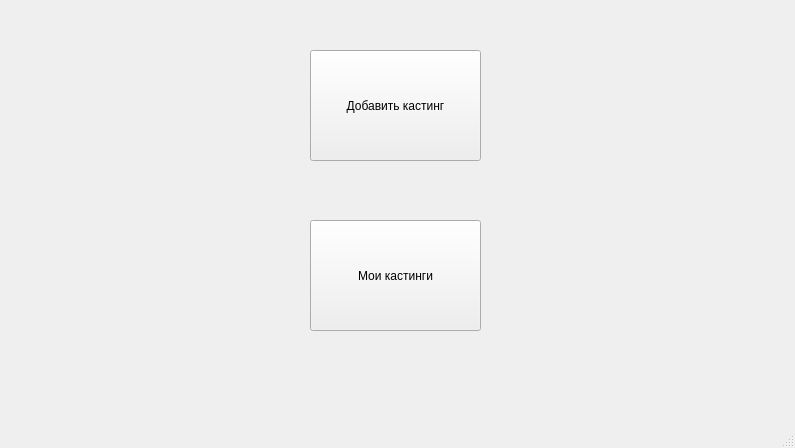
<?xml version="1.0" encoding="UTF-8"?>
<ui version="4.0">
 <class>MainWindow</class>
 <widget class="QMainWindow" name="MainWindow">
  <property name="geometry">
   <rect>
    <x>0</x>
    <y>0</y>
    <width>795</width>
    <height>448</height>
   </rect>
  </property>
  <property name="windowTitle">
   <string>MyCast</string>
  </property>
  <widget class="QWidget" name="centralwidget">
   <widget class="QPushButton" name="btn_add">
    <property name="geometry">
     <rect>
      <x>310</x>
      <y>50</y>
      <width>171</width>
      <height>111</height>
     </rect>
    </property>
    <property name="text">
     <string>Добавить кастинг</string>
    </property>
    <property name="checkable">
     <bool>false</bool>
    </property>
    <property name="autoRepeatInterval">
     <number>100</number>
    </property>
   </widget>
   <widget class="QPushButton" name="btn_castings">
    <property name="geometry">
     <rect>
      <x>310</x>
      <y>220</y>
      <width>171</width>
      <height>111</height>
     </rect>
    </property>
    <property name="text">
     <string>Мои кастинги</string>
    </property>
   </widget>
  </widget>
  <widget class="QMenuBar" name="menubar">
   <property name="geometry">
    <rect>
     <x>0</x>
     <y>0</y>
     <width>795</width>
     <height>21</height>
    </rect>
   </property>
  </widget>
  <widget class="QStatusBar" name="statusbar"/>
 </widget>
 <resources/>
 <connections/>
</ui>
